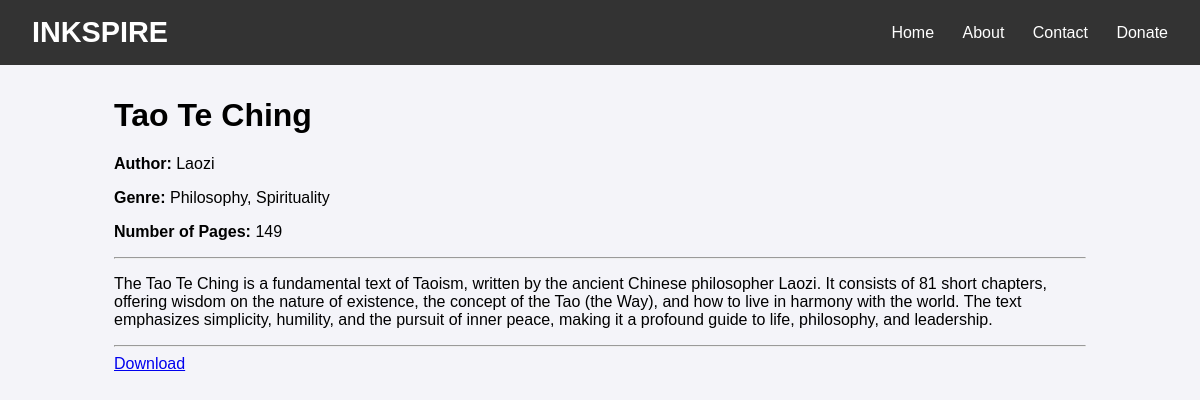
Page /book/7/ on the committed database.
### books/models.py (models this page shows, shortened)
class Book(models.Model):
    title = models.CharField(max_length=200)
    author = models.CharField(max_length=200, null=True, blank=True)
    description = models.TextField(null=True, blank=True)
    cover_image = models.ImageField(upload_to='covers/', null=True, blank=True)
    file = models.FileField(upload_to='books/')
    number_of_pages = models.IntegerField(null=True, blank=True)
    genre = models.CharField(max_length=100, null=True, blank=True)

### books/views.py (the view)
# urls.py: path('book/<int:pk>/', views.book_detail, name='book_detail'),
def book_detail(request, pk):
    book = get_object_or_404(Book, pk=pk)
    return render(request, 'books/book_detail.html', {
        'book': book,
    })

### books/templates/books/book_detail.html (shortened to what this page needs)
{% extends "books/base.html" %}
{% block content %}
    <div class="container">
        <h1>{{ book.title }}</h1>
        <p><strong>Author:</strong> {{ book.author|default:"Not available" }}</p>
        <p><strong>Genre:</strong> {{ book.genre|default:"Not available" }}</p>
        <p><strong>Number of Pages:</strong> {{ book.number_of_pages|default:"Not available" }}</p>
        <hr>
        <p>{{ book.description|default:"No description available." }}</p>
        <hr>
        <a href="{{ book.file.url }}" class="btn-download" download>Download</a>
    </div>
{% endblock %}

### books/static/books/css/style.css (style rules this page uses)
body { font-family: Arial, sans-serif; margin: 0; padding: 0; background-color: #f4f4f9; }
.container { width: 90%; max-width: 1200px; margin: 2rem auto; }

### rows in the picture
Book: title "Tao Te Ching", author "Laozi", genre "Philosophy, Spirituality", number_of_pages "149", description "The Tao Te Ching is a fundamental text of Taoism, written by the ancient Chinese philosopher Laozi. It consists of 81 short chapters, offering wisdom on the nature of existence, the concept of the Tao (the Way), and how to live in harmony with the world. The text emphasizes simplicity, humility, and the pursuit of inner peace, making it a profound guide to life, philosophy, and leadership."
